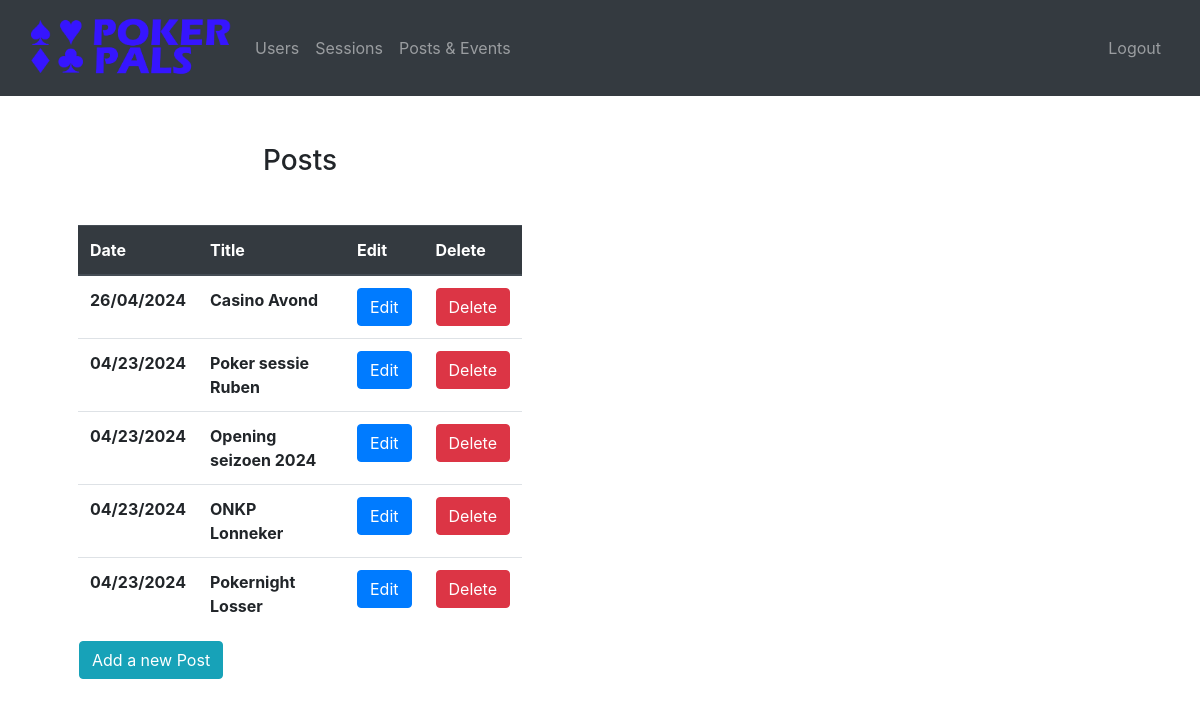
/admin/post-events (signed in), run on an earlier commit of the app's database.
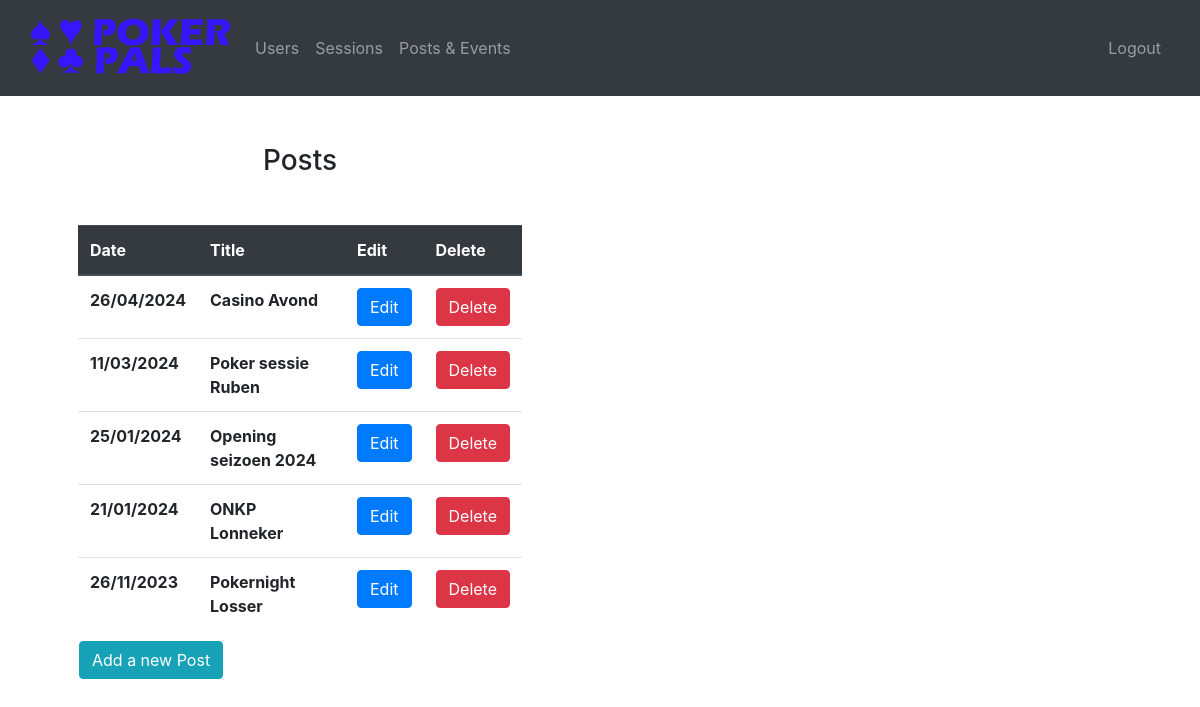
And on a later commit of the database.
### website/models.py (models this page shows)
class Post(db.Model):
    id = db.Column(db.Integer, primary_key=True)
    title = db.Column(db.String(300))
    text = db.Column(db.String(10000))
    imgURL = db.Column(db.String(10000))
    date = db.Column(db.String(100))

### website/admin.py (the view)
@admin.route('/post-events', methods=['GET'])
@login_required
def adminPostEvents():
    if current_user.name != "Admin":
        return redirect(url_for('auth.login'))
    return render_template("admin/adminPostEventsOverview.html", user = current_user, post_list = getPosts())

### website/__init__.py (called while the page is built)
def create_app():
    app = Flask(__name__)
    app.config['SECRET_KEY'] = 'ksjdksajdk17HSSH2ssj88ss'
    app.config['SQLALCHEMY_DATABASE_URI'] = f'sqlite:///{DB_NAME}'
    db.init_app(app)
    from .views import views
    from .auth import auth
    from .admin import admin
    app.register_blueprint(views, url_prefix='/')
    app.register_blueprint(auth, url_prefix='/')
    app.register_blueprint(admin, url_prefix='/admin')
    from .models import User, Post
    create_database(app)
    login_manager = LoginManager()
    login_manager.login_view = 'auth.login'
    login_manager.init_app(app)
    @login_manager.user_loader
    def load_user(id):
        return User.query.get(int(id))
    return app

### website/dbQueries.py (called while the page is built)
def getPosts():
    all_posts = Post.query.order_by(Post.id.desc()).all()
    return all_posts

### website/templates/admin/adminPostEventsOverview.html (shortened to what this page needs)
{% extends "admin/baseAdmin.html"%} {% block title %} Post & Events {% endblock %}
{% block content%}
<div class="row">
    <div class="col m-5">
        <h3 align="center" class="mb-5">Posts</h3>
        <div class="col overflow-auto" style="max-height: 400px;">
            <table class="table">
                <thead class="thead-dark">
                    <tr>
                        <th scope="col">Date</th>
                        <th scope="col">Title</th>
                        <th scope="col">Edit</th>
                        <th scope="col">Delete</th>
                    </tr>
                </thead>
                <tbody>
                    {% for post in post_list%}
                    <tr>
                        <th>{{post.date}}</th>
                        <th>{{post.title}}</th>
                        <td><button onclick="editPost('{{post.id}}', '{{post.title}}', '{{post.date}}', '{{post.text | urlencode}}')" class="btn btn-primary" data-toggle="modal" data-target="#postModal">Edit</button></td>
                        <td><button onclick="startDeletePost('{{post.id}}', '{{post.title}}')" class="btn btn-danger" data-toggle="modal" data-target="#areYouSureModal">Delete</button></td>
                    </tr>
                    {%endfor%}
                </tbody>
            </table>
        </div>
        <div class="m-3">
        <button onclick="add()" class="btn btn-info">Add a new Post</button>
    </div>
    </div>
</div>
{% endblock %}

### website/templates/admin/baseAdmin.html (shortened to what this page needs)
<!DOCTYPE html>
<html>
  <head>
    <link
      rel="stylesheet"
      href="https://stackpath.bootstrapcdn.com/bootstrap/4.4.1/css/bootstrap.min.css"
    />
    <link
      rel="stylesheet"
      href="https://stackpath.bootstrapcdn.com/font-awesome/4.7.0/css/font-awesome.min.css"
    />
  </head>
  <body>
    {% if user.is_authenticated %}
    <nav class="navbar navbar-expand-lg navbar-dark bg-dark sticky-top">
        <div class="container-fluid">
          <a class="navbar-brand">
            <img src="{{url_for('static', filename='pictures/logo.png')}}" width="200px">
          </a>
          <div class="collapse navbar-collapse" id="navbarText">
            <ul class="navbar-nav me-auto mb-2 mb-lg-0">
              <li class="nav-item">
                <a class="nav-link" href="/admin/users">Users</a>
              </li>
              <li class="nav-item">
                <a class="nav-link" href="/admin/sessions">Sessions</a>
              </li>
              <li class="nav-item">
                <a class="nav-link" href="/admin/post-events">Posts & Events</a>
              </li>
            </ul>
            <ul class="navbar-nav ml-auto mb-2 mb-lg-0">
                <li class="nav-item">
                    <a class="nav-link" onclick="deleteStorage()" href="/logout">Logout</a>
                </li>
            </ul>
          </div>
        </div>
    </nav>
    {% endif %}
    <div class="container-fluid">
        {% block content%}
        {% endblock %}
    </div>
  </body>
</html>

What changed in the data, as far as the page shows it:
changed Post "Poker sessie Ruben": date "04/23/2024" → "11/03/2024"
changed Post "Opening seizoen 2024": date "04/23/2024" → "25/01/2024"
changed Post "ONKP Lonneker": date "04/23/2024" → "21/01/2024"
changed Post "Pokernight Losser": date "04/23/2024" → "26/11/2023"
